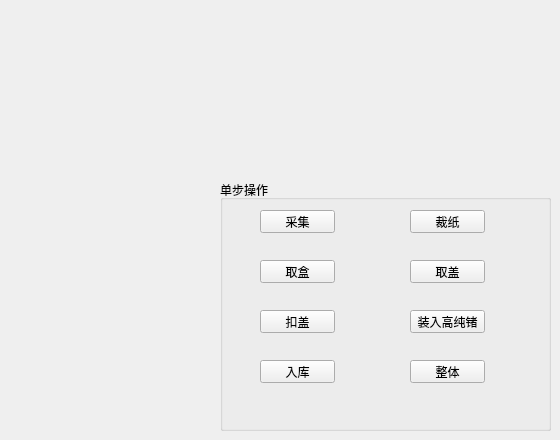
   <widget class="QWidget" name="tab_2">
    <attribute name="title">
     <string>调试模式-单步操作</string>
    </attribute>
    <widget class="QGroupBox" name="groupBox">
     <property name="geometry">
      <rect>
       <x>220</x>
       <y>180</y>
       <width>331</width>
       <height>251</height>
      </rect>
     </property>
     <property name="title">
      <string>单步操作</string>
     </property>
     <widget class="QPushButton" name="btn_CapOn">
      <property name="geometry">
       <rect>
        <x>40</x>
        <y>130</y>
        <width>75</width>
        <height>23</height>
       </rect>
      </property>
      <property name="text">
       <string>扣盖</string>
      </property>
     </widget>
     <widget class="QPushButton" name="btn_Collect">
      <property name="geometry">
       <rect>
        <x>40</x>
        <y>30</y>
        <width>75</width>
        <height>23</height>
       </rect>
      </property>
      <property name="text">
       <string>采集</string>
      </property>
     </widget>
     <widget class="QPushButton" name="btn_CutPaper">
      <property name="geometry">
       <rect>
        <x>190</x>
        <y>30</y>
        <width>75</width>
        <height>23</height>
       </rect>
      </property>
      <property name="text">
       <string>裁纸</string>
      </property>
     </widget>
     <widget class="QPushButton" name="btn_GetBox">
      <property name="geometry">
       <rect>
        <x>40</x>
        <y>80</y>
        <width>75</width>
        <height>23</height>
       </rect>
      </property>
      <property name="text">
       <string>取盒</string>
      </property>
     </widget>
     <widget class="QPushButton" name="btn_GetCap">
      <property name="geometry">
       <rect>
        <x>190</x>
        <y>80</y>
        <width>75</width>
        <height>23</height>
       </rect>
      </property>
      <property name="text">
       <string>取盖</string>
      </property>
     </widget>
     <widget class="QPushButton" name="btn_PutGe">
      <property name="geometry">
       <rect>
        <x>190</x>
        <y>130</y>
        <width>75</width>
        <height>23</height>
       </rect>
      </property>
      <property name="text">
       <string>装入高纯锗</string>
      </property>
     </widget>
     <widget class="QPushButton" name="btn_Store">
      <property name="geometry">
       <rect>
        <x>40</x>
        <y>180</y>
        <width>75</width>
        <height>23</height>
       </rect>
      </property>
      <property name="text">
       <string>入库</string>
      </property>
     </widget>
     <widget class="QPushButton" name="btn_All">
      <property name="geometry">
       <rect>
        <x>190</x>
        <y>180</y>
        <width>75</width>
        <height>23</height>
       </rect>
      </property>
      <property name="text">
       <string>整体</string>
      </property>
     </widget>
    </widget>
   </widget>
